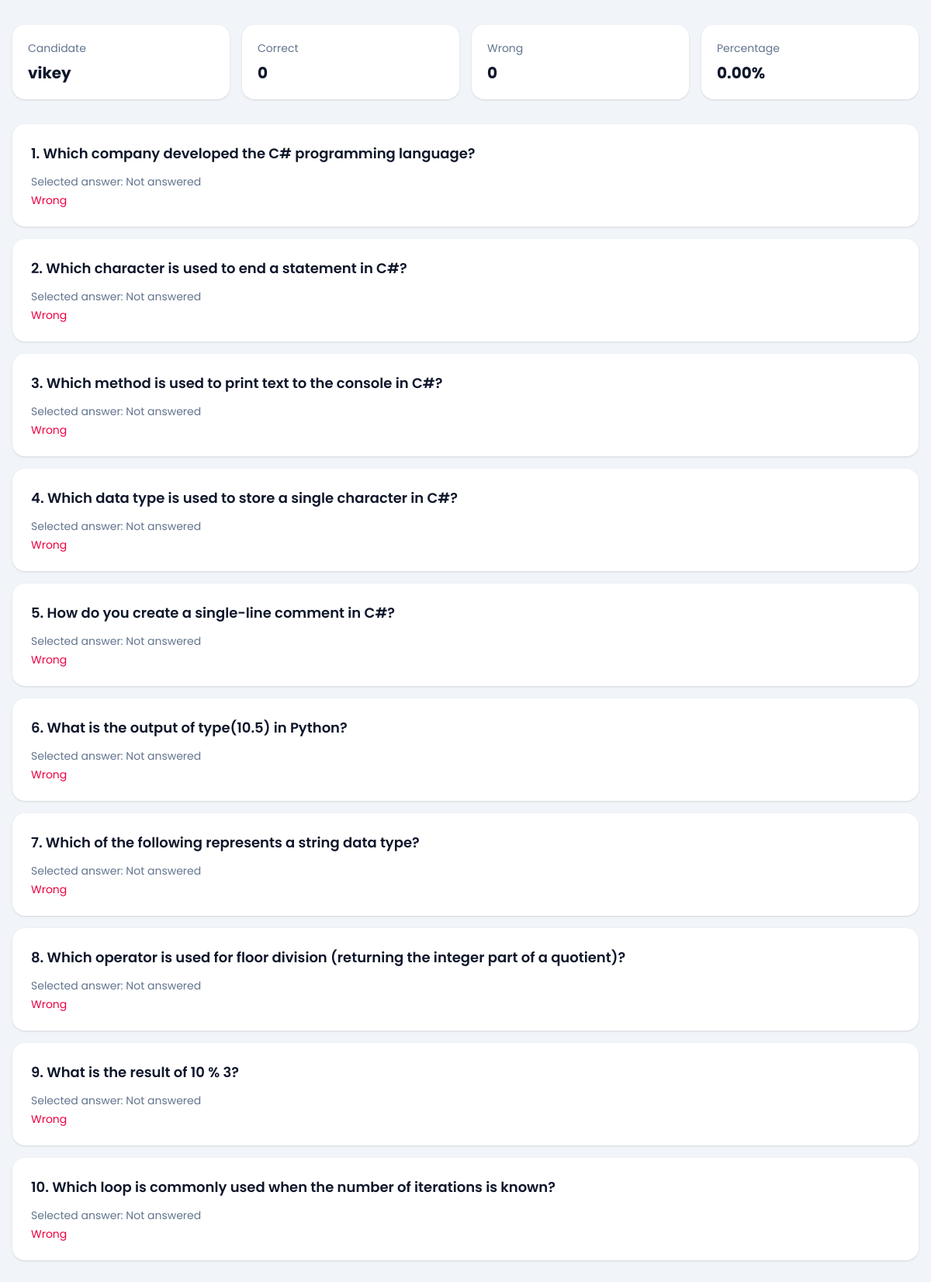
The page /quiz/attempt/28/result/ (signed in) on the database as committed earlier.
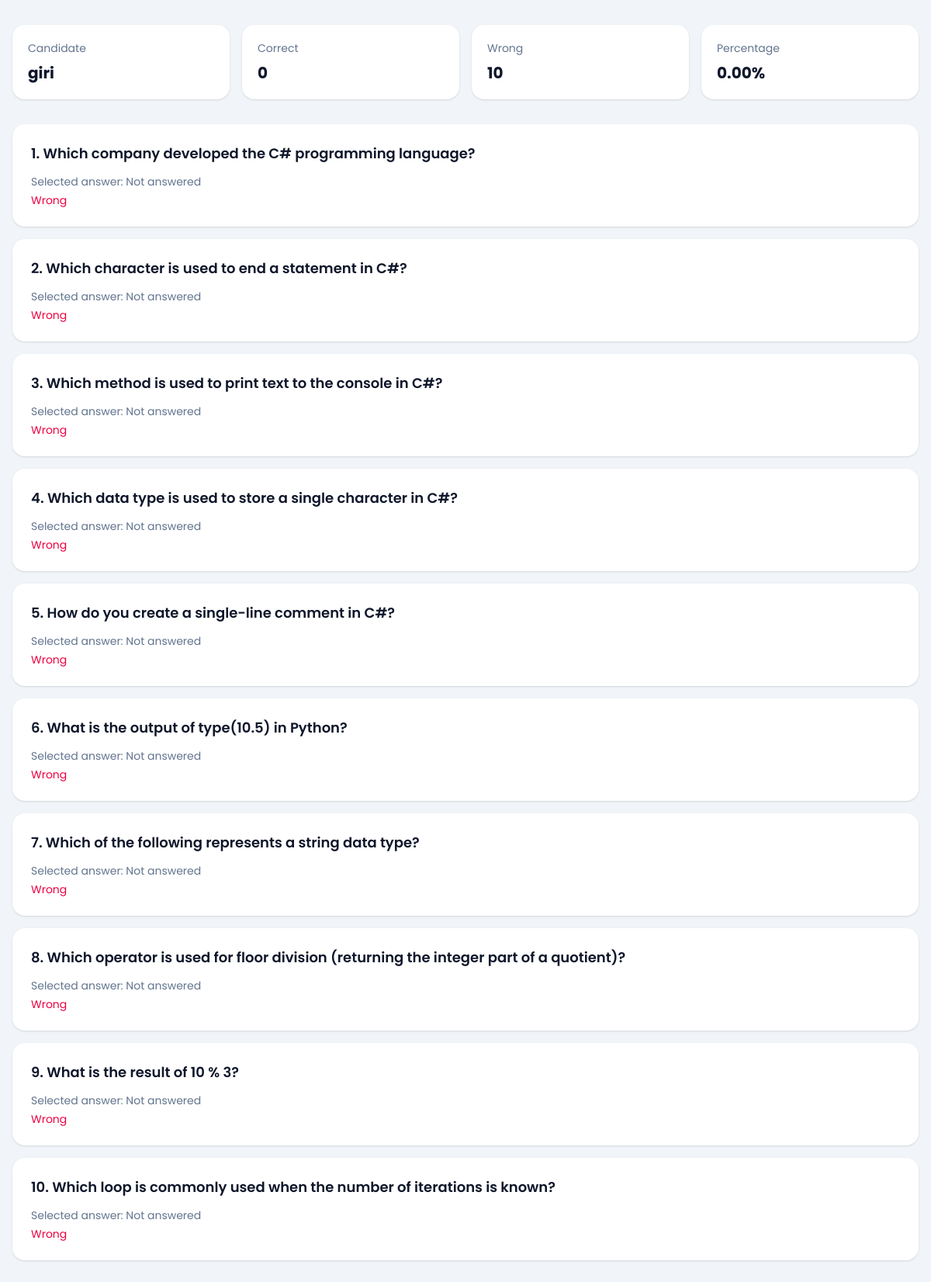
The same page on the database as committed later.
### quiz/models.py (models this page shows, shortened)
class CandidateTestAttempt(models.Model):
    SESSION_SINGLE = 'single'
    SESSION_MULTI = 'multi'
    SESSION_CHOICES = [
        (SESSION_SINGLE, 'Single'),
        (SESSION_MULTI, 'Multi'),
    ]
    candidate = models.ForeignKey(Candidate, on_delete=models.CASCADE, related_name='attempts')
    company = models.ForeignKey(Company, on_delete=models.CASCADE, related_name='attempts')
    session_type = models.CharField(max_length=10, choices=SESSION_CHOICES)
    level = models.CharField(max_length=20)
    question_count = models.PositiveIntegerField()
    duration_minutes = models.PositiveIntegerField()
    selected_subjects = models.JSONField(default=list, blank=True)
    selected_sub_titles = models.JSONField(default=list, blank=True)
    answers_json = models.JSONField(default=list, blank=True)
    correct_count = models.PositiveIntegerField(default=0)
    wrong_count = models.PositiveIntegerField(default=0)
    percentage = models.DecimalField(max_digits=5, decimal_places=2, default=0)
    started_at = models.DateTimeField(blank=True, null=True)
    submitted_at = models.DateTimeField(blank=True, null=True)
    is_submitted = models.BooleanField(default=False)
    created_at = models.DateTimeField(auto_now_add=True)
    class Meta:
        ordering = ['-created_at']

class Candidate(models.Model):
    name = models.CharField(max_length=150)
    email = models.EmailField()
    designation_tech = models.CharField(max_length=150)
    created_at = models.DateTimeField(auto_now_add=True)
    class Meta:
        ordering = ['name']

### quiz/views.py (the view)
# urls.py: path('attempt/<int:attempt_id>/result/', views.test_result, name='result'),
@company_login_required
def test_result(request, attempt_id):
    attempt = get_object_or_404(
        CandidateTestAttempt.objects.select_related('candidate', 'company'),
        pk=attempt_id,
        company=request.company,
    )
    answer_rows = attempt.answers_json or []
    question_ids = [row['question_id'] for row in answer_rows]
    question_map = {
        question.id: question
        for question in Quiz.objects.filter(id__in=question_ids, test_subject__company=request.company)
    }
    results = []
    for row in answer_rows:
        question = question_map.get(row['question_id'])
        if not question:
            continue
        selected_answer = row.get('selected_answer')
        results.append(
            {
                'question': question,
                'selected_answer': selected_answer,
                'is_correct': selected_answer == question.correct_answer,
            }
        )
    return render(request, 'quiz/result.html', {'attempt': attempt, 'results': results})

### dashboard/views.py (called while the page is built)
def get_logged_in_company(request):
    company_id = request.session.get('company_id')
    if not company_id:
        return None
    return Company.objects.filter(id=company_id, is_active=True).first()

def company_login_required(view_func):
    @wraps(view_func)
    def wrapper(request, *args, **kwargs):
        company = get_logged_in_company(request)
        if not company:
            return redirect(f"{reverse('dashboard:login')}?next={request.path}")
        request.company = company
        return view_func(request, *args, **kwargs)
    return wrapper

### templates/quiz/result.html (shortened to what this page needs)
{% extends "base.html" %}
{% block content %}
<section class="grid gap-4 md:grid-cols-4">
    <div class="rounded-2xl bg-white p-5 shadow-sm">
        <p class="text-sm text-slate-500">Candidate</p>
        <p class="mt-2 text-xl font-bold">{{ attempt.candidate.name }}</p>
    </div>
    <div class="rounded-2xl bg-white p-5 shadow-sm">
        <p class="text-sm text-slate-500">Correct</p>
        <p class="mt-2 text-xl font-bold">{{ attempt.correct_count }}</p>
    </div>
    <div class="rounded-2xl bg-white p-5 shadow-sm">
        <p class="text-sm text-slate-500">Wrong</p>
        <p class="mt-2 text-xl font-bold">{{ attempt.wrong_count }}</p>
    </div>
    <div class="rounded-2xl bg-white p-5 shadow-sm">
        <p class="text-sm text-slate-500">Percentage</p>
        <p class="mt-2 text-xl font-bold">{{ attempt.percentage }}%</p>
    </div>
</section>
<section class="mt-8 space-y-4">
    {% for row in results %}
        <div class="rounded-2xl bg-white p-6 shadow-sm">
            <h2 class="text-lg font-semibold">{{ forloop.counter }}. {{ row.question.question }}</h2>
            <p class="mt-3 text-sm text-slate-500">Selected answer: {{ row.selected_answer|default:"Not answered" }}</p>
            <p class="mt-1 text-sm {% if row.is_correct %}text-emerald-600{% else %}text-rose-600{% endif %}">
                {% if row.is_correct %}Correct{% else %}Wrong{% endif %}
            </p>
        </div>
    {% empty %}
        <div class="rounded-2xl bg-white p-6 shadow-sm text-slate-500">
            No answers recorded.
        </div>
    {% endfor %}
</section>
{% endblock %}

Rows that differ between the two databases and show on the page:
changed CandidateTestAttempt: candidate.name "vikey" → "giri"; wrong_count "0" → "10"
